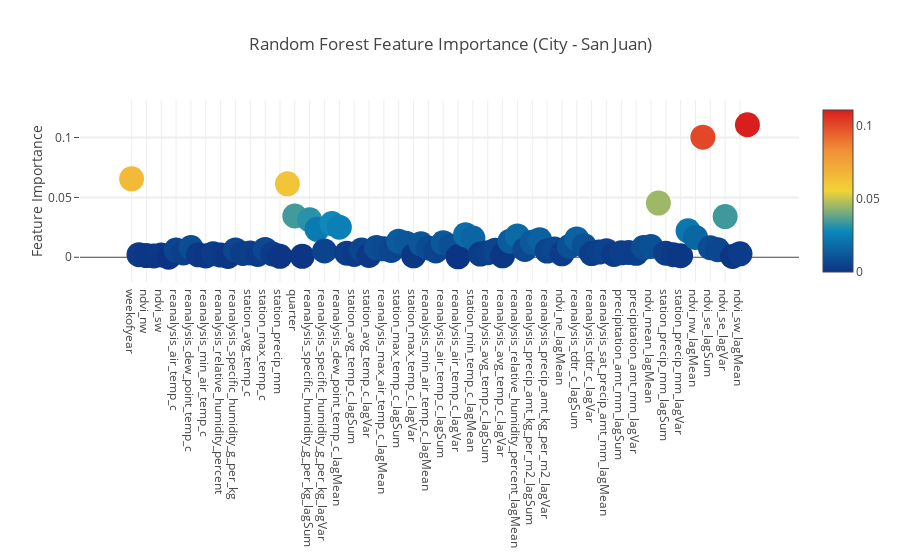

Here is the notebook cell this chart was saved with:
### Code cell
# Scatter plot for feature importance
trace = go.Scatter( y = feature_dataframe_sj['Random Forest feature importances'].values,
                    x = feature_dataframe_sj['features'].values,
                    mode='markers',
                    marker=dict( sizemode = 'diameter',
                                 sizeref = 1,
                                 size = 25,
                                 color = feature_dataframe_sj['Random Forest feature importances'].values,
                                 colorscale='Portland',
                                 showscale=True ),
                    text = feature_dataframe_sj['features'].values )
data = [trace]

layout= go.Layout(  autosize= True,
                    title= 'Random Forest Feature Importance (City - San Juan)',
                    hovermode= 'closest',
                    yaxis=dict( title= 'Feature Importance',
                                ticklen= 5,
                                gridwidth= 2 ),
                    xaxis= dict( automargin= True),
                    showlegend= False )
fig = go.Figure( data=data, layout=layout )
py.iplot( fig, filename='scatter2010' )

### Figure 1 — Plotly figure (JSON) as saved in the notebook; plotly's stock layout.template omitted (floating-point values rounded to 4 significant figures)
{"data": [{"marker": {"color": [0.06552, 0.002194, 0.0014, 0.001157, 0.001986, 0, 0.005984, 0.003547, 0.008092, 0.00207, 0.001116, 0.002997, 0.00187, 0.0007398, 0.006146, 0.003251, 0.00357, 0.002413, 0.006586, 0.00271, 0.0008126, 0.06134, 0.03447, 0.0008174, 0.0313, 0.02337, 0.00526, 0.02811, 0.02517, 0.003435, 0.002301, 0.006103, 0.001525, 0.008073, 0.007083, 0.005647, 0.01346, 0.01173, 0.001226, 0.01123, 0.007744, 0.005221, 0.01211, 0.009452, 0.0003848, 0.01875, 0.01604, 0.002647, 0.003868, 0.005833, 0.001173, 0.01346, 0.01781, 0.006537, 0.01249, 0.01465, 0.005171, 0.006843, 0.002888, 0.008984, 0.0153, 0.009724, 0.003112, 0.004326, 0.00535, 0.002391, 0.003692, 0.004067, 0.003278, 0.008094, 0.009029, 0.04528, 0.003465, 0.002174, 0.00125, 0.0221, 0.01659, 0.1004, 0.007972, 0.006313, 0.034, 0.000676, 0.002856, 0.1107], "colorscale": "Portland", "showscale": true, "size": 25, "sizemode": "diameter", "sizeref": 1}, "mode": "markers", "text": ["weekofyear", "ndvi_ne", "ndvi_nw", "ndvi_se", "ndvi_sw", "precipitation_amt_mm", "reanalysis_air_temp_c", "reanalysis_avg_temp_c", "reanalysis_dew_point_temp_c", "reanalysis_max_air_temp_c", "reanalysis_min_air_temp_c", "reanalysis_precip_amt_kg_per_m2", "reanalysis_relative_humidity_percent", "reanalysis_sat_precip_amt_mm", "reanalysis_specific_humidity_g_per_kg", "reanalysis_tdtr_c", "station_avg_temp_c", "station_diur_temp_rng_c", "station_max_temp_c", "station_min_temp_c", "station_precip_mm", "month", "quarter", "ndvi_mean", "reanalysis_specific_humidity_g_per_kg_lagSum", "reanalysis_specific_humidity_g_per_kg_lagMean", "reanalysis_specific_humidity_g_per_kg_lagVar", "reanalysis_dew_point_temp_c_lagSum", "reanalysis_dew_point_temp_c_lagMean", "reanalysis_dew_point_temp_c_lagVar", "station_avg_temp_c_lagSum", "station_avg_temp_c_lagMean", "station_avg_temp_c_lagVar", "reanalysis_max_air_temp_c_lagSum", "reanalysis_max_air_temp_c_lagMean", "reanalysis_max_air_temp_c_lagVar", "station_max_temp_c_lagSum", "station_max_temp_c_lagMean", "station_max_temp_c_lagVar", "reanalysis_min_air_temp_c_lagSum", "reanalysis_min_air_temp_c_lagMean", "reanalysis_min_air_temp_c_lagVar", "reanalysis_air_temp_c_lagSum", "reanalysis_air_temp_c_lagMean", "reanalysis_air_temp_c_lagVar", "station_min_temp_c_lagSum", "station_min_temp_c_lagMean", "station_min_temp_c_lagVar", "reanalysis_avg_temp_c_lagSum", "reanalysis_avg_temp_c_lagMean", "reanalysis_avg_temp_c_lagVar", "reanalysis_relative_humidity_percent_lagSum", "reanalysis_relative_humidity_percent_lagMean", "reanalysis_relative_humidity_percent_lagVar", "reanalysis_precip_amt_kg_per_m2_lagSum", "reanalysis_precip_amt_kg_per_m2_lagMean", "reanalysis_precip_amt_kg_per_m2_lagVar", "ndvi_ne_lagSum", "ndvi_ne_lagMean", "ndvi_ne_lagVar", "reanalysis_tdtr_c_lagSum", "reanalysis_tdtr_c_lagMean", "reanalysis_tdtr_c_lagVar", "reanalysis_sat_precip_amt_mm_lagSum", "reanalysis_sat_precip_amt_mm_lagMean", "reanalysis_sat_precip_amt_mm_lagVar", "precipitation_amt_mm_lagSum", "precipitation_amt_mm_lagMean", "precipitation_amt_mm_lagVar", "ndvi_mean_lagSum", "ndvi_mean_lagMean", "ndvi_mean_lagVar", "station_precip_mm_lagSum", "station_precip_mm_lagMean", "station_precip_mm_lagVar", "ndvi_nw_lagSum", "ndvi_nw_lagMean", "ndvi_nw_lagVar", "ndvi_se_lagSum", "ndvi_se_lagMean", "ndvi_se_lagVar", "ndvi_sw_lagSum", "ndvi_sw_lagMean", "ndvi_sw_lagVar"], "type": "scatter", "uid": "48111752-d937-46bb-ac77-ee88e8f12e3d", "x": ["weekofyear", "ndvi_ne", "ndvi_nw", "ndvi_se", "ndvi_sw", "precipitation_amt_mm", "reanalysis_air_temp_c", "reanalysis_avg_temp_c", "reanalysis_dew_point_temp_c", "reanalysis_max_air_temp_c", "reanalysis_min_air_temp_c", "reanalysis_precip_amt_kg_per_m2", "reanalysis_relative_humidity_percent", "reanalysis_sat_precip_amt_mm", "reanalysis_specific_humidity_g_per_kg", "reanalysis_tdtr_c", "station_avg_temp_c", "station_diur_temp_rng_c", "station_max_temp_c", "station_min_temp_c", "station_precip_mm", "month", "quarter", "ndvi_mean", "reanalysis_specific_humidity_g_per_kg_lagSum", "reanalysis_specific_humidity_g_per_kg_lagMean", "reanalysis_specific_humidity_g_per_kg_lagVar", "reanalysis_dew_point_temp_c_lagSum", "reanalysis_dew_point_temp_c_lagMean", "reanalysis_dew_point_temp_c_lagVar", "station_avg_temp_c_lagSum", "station_avg_temp_c_lagMean", "station_avg_temp_c_lagVar", "reanalysis_max_air_temp_c_lagSum", "reanalysis_max_air_temp_c_lagMean", "reanalysis_max_air_temp_c_lagVar", "station_max_temp_c_lagSum", "station_max_temp_c_lagMean", "station_max_temp_c_lagVar", "reanalysis_min_air_temp_c_lagSum", "reanalysis_min_air_temp_c_lagMean", "reanalysis_min_air_temp_c_lagVar", "reanalysis_air_temp_c_lagSum", "reanalysis_air_temp_c_lagMean", "reanalysis_air_temp_c_lagVar", "station_min_temp_c_lagSum", "station_min_temp_c_lagMean", "station_min_temp_c_lagVar", "reanalysis_avg_temp_c_lagSum", "reanalysis_avg_temp_c_lagMean", "reanalysis_avg_temp_c_lagVar", "reanalysis_relative_humidity_percent_lagSum", "reanalysis_relative_humidity_percent_lagMean", "reanalysis_relative_humidity_percent_lagVar", "reanalysis_precip_amt_kg_per_m2_lagSum", "reanalysis_precip_amt_kg_per_m2_lagMean", "reanalysis_precip_amt_kg_per_m2_lagVar", "ndvi_ne_lagSum", "ndvi_ne_lagMean", "ndvi_ne_lagVar", "reanalysis_tdtr_c_lagSum", "reanalysis_tdtr_c_lagMean", "reanalysis_tdtr_c_lagVar", "reanalysis_sat_precip_amt_mm_lagSum", "reanalysis_sat_precip_amt_mm_lagMean", "reanalysis_sat_precip_amt_mm_lagVar", "precipitation_amt_mm_lagSum", "precipitation_amt_mm_lagMean", "precipitation_amt_mm_lagVar", "ndvi_mean_lagSum", "ndvi_mean_lagMean", "ndvi_mean_lagVar", "station_precip_mm_lagSum", "station_precip_mm_lagMean", "station_precip_mm_lagVar", "ndvi_nw_lagSum", "ndvi_nw_lagMean", "ndvi_nw_lagVar", "ndvi_se_lagSum", "ndvi_se_lagMean", "ndvi_se_lagVar", "ndvi_sw_lagSum", "ndvi_sw_lagMean", "ndvi_sw_lagVar"], "y": [0.06552, 0.002194, 0.0014, 0.001157, 0.001986, 0, 0.005984, 0.003547, 0.008092, 0.00207, 0.001116, 0.002997, 0.00187, 0.0007398, 0.006146, 0.003251, 0.00357, 0.002413, 0.006586, 0.00271, 0.0008126, 0.06134, 0.03447, 0.0008174, 0.0313, 0.02337, 0.00526, 0.02811, 0.02517, 0.003435, 0.002301, 0.006103, 0.001525, 0.008073, 0.007083, 0.005647, 0.01346, 0.01173, 0.001226, 0.01123, 0.007744, 0.005221, 0.01211, 0.009452, 0.0003848, 0.01875, 0.01604, 0.002647, 0.003868, 0.005833, 0.001173, 0.01346, 0.01781, 0.006537, 0.01249, 0.01465, 0.005171, 0.006843, 0.002888, 0.008984, 0.0153, 0.009724, 0.003112, 0.004326, 0.00535, 0.002391, 0.003692, 0.004067, 0.003278, 0.008094, 0.009029, 0.04528, 0.003465, 0.002174, 0.00125, 0.0221, 0.01659, 0.1004, 0.007972, 0.006313, 0.034, 0.000676, 0.002856, 0.1107]}], "layout": {"autosize": true, "hovermode": "closest", "showlegend": false, "title": {"text": "Random Forest Feature Importance (City - San Juan)"}, "xaxis": {"automargin": true}, "yaxis": {"gridwidth": 2, "ticklen": 5, "title": {"text": "Feature Importance"}}}}
